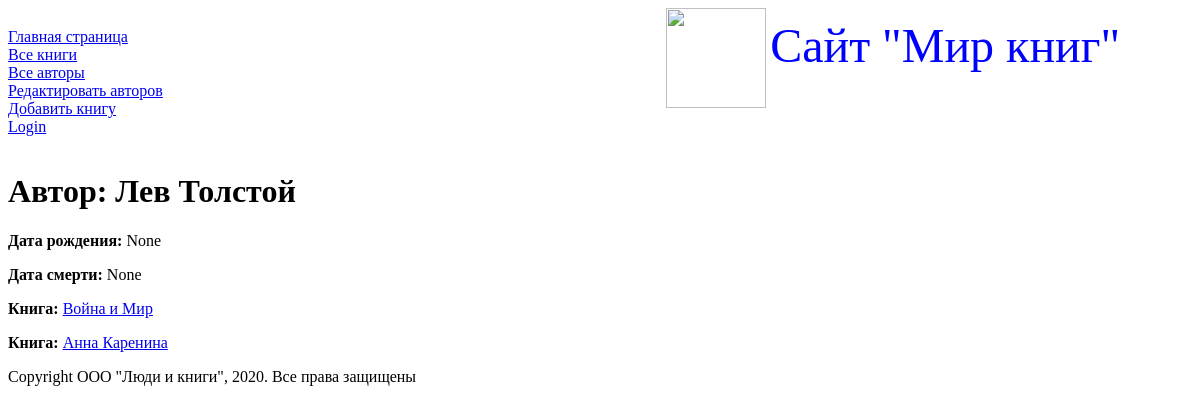
The page /author/2 on the database its author committed.
### catalog/models.py (models this page shows, shortened)
class Author(models.Model):
    first_name = models.CharField(max_length=100, help_text="Введите имя автора",
                                  verbose_name="Имя автора")
    last_name = models.CharField(max_length=100, help_text="Введите фамилию автора",
                                 verbose_name="Фамилия автора")
    date_of_birth = models.DateField(help_text="Введите дату рождения", verbose_name="Дата рождения",
                                     null=True, blank=True)
    date_of_death = models.DateField(help_text="Введите дату смерти", verbose_name="Дата смерти",
                                     null=True, blank=True)

class Book(models.Model):
    title = models.CharField(max_length=200,
                             help_text="Введите название книги",
                             verbose_name="Название книги")
    genre = models.ForeignKey('Genre', on_delete=models.CASCADE,
                              help_text=" Выберите жанр для книги",
                              verbose_name="Жанр книги", null=True)
    language = models.ForeignKey('Language',
                                 on_delete=models.CASCADE,
                                 help_text="Выберите язык книги",
                                 verbose_name="Язык книги", null=True)
    author = models.ManyToManyField('Author',
                                    help_text="Выберите автора книги",
                                    verbose_name="Автор книги")
    summary = models.TextField(max_length=1000,
                               help_text="Введите краткое описание книги",
                               verbose_name="Аннотация книги")
    isbn = models.CharField(max_length=13,
                            help_text="Должно содержать 13 символов",
                            verbose_name="ISBN книги")
    def display_author(self):
        return "".join({author.last_name for author in self.author.all()})
    display_author.short_description = "Авторы"
    def get_absolute_url(self):
        return reverse('book-detail', args=[str(self.id)])

### catalog/views.py (the view)
# urls.py: re_path(r'^author/(?P<pk>\d+)$', views.AuthorDetailView.as_view(), name='author-detail'),
class AuthorDetailView(generic.DetailView):
    model = Author

### catalog/templates/catalog/author_detail.html
{% extends "base_generic.html" %}
{% block content %}
  <h1>Автор: {{ author.first_name }} {{ author.last_name }}</h1>
  <p><strong>Дата рождения:</strong> {{ author.date_of_birth }}</p>
  <p><strong>Дата смерти:</strong> {{ author.date_of_death }}</p>
     {% for book in author.book_set.all %}
        <p><strong>Книга:</strong>
           <a href="{{ book.get_absolute_url }}">{{ book.title }}</a></p>
     {% endfor %}
{% endblock %}

### rows shown on the page
Author: first_name "Лев", last_name "Толстой", date_of_birth "None", date_of_death "None"
Book: title "Война и Мир"
Book: title "Анна Каренина"
